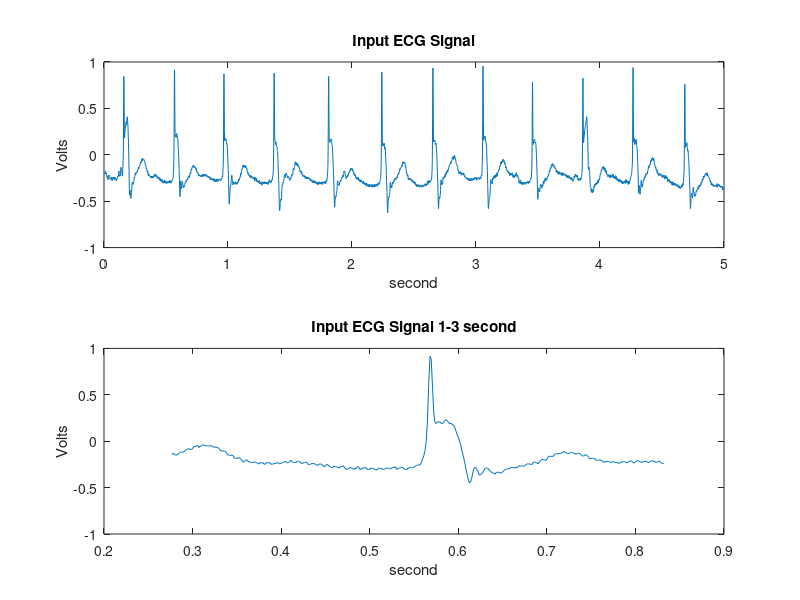
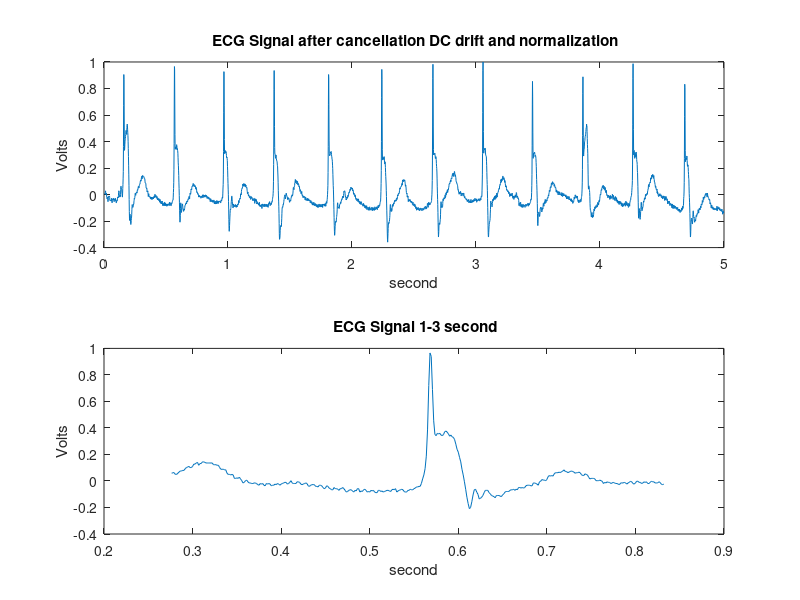
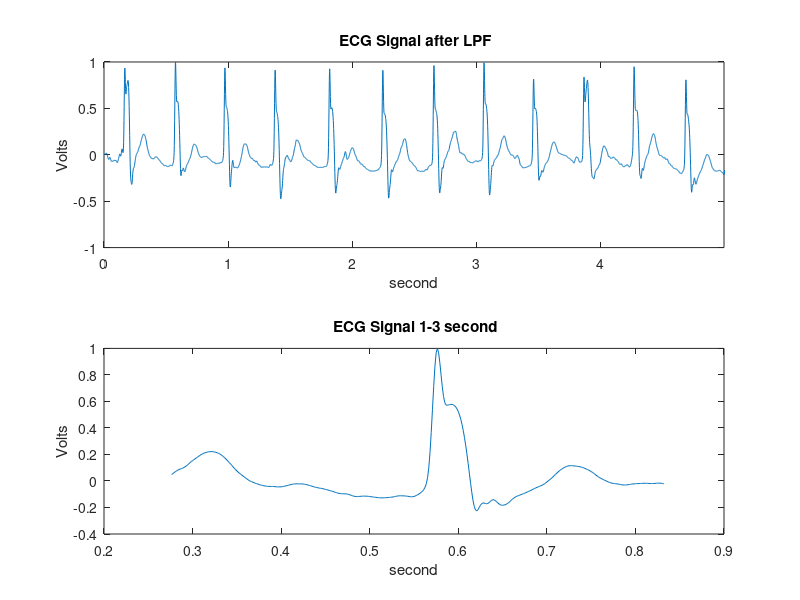
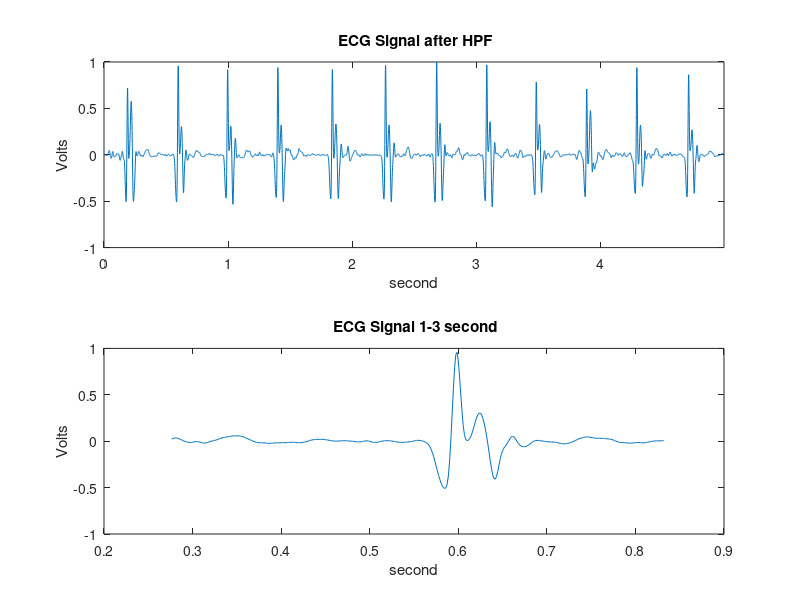

Source code (MATLAB) for these figures, in order:
clc
clear all
close all
% fid=fopen('aami3am_std.dat','r');
% ecg=fread(fid,65211,'uint16')';
% x1 = load('ecg3.dat'); % load the ECG signal from the file
% fs = 200; % Sampling rate
% load('aami3am.mat');
% x1 = ecg;
% x1 = val;
x1 = csvread('102_values.csv');
x1 = x1'
fs = 720;
N = length (x1); % Signal length
t = [0:N-1]/fs; % time index

figure(1)
subplot(2,1,1)
plot(t,x1)
xlabel('second');ylabel('Volts');title('Input ECG Signal')
subplot(2,1,2)
plot(t(200:600),x1(200:600))
xlabel('second');ylabel('Volts');title('Input ECG Signal 1-3 second')
%   xlim([1 3]);


x1 = x1 - mean (x1 );    % cancel DC conponents
x1 = x1/ max( abs(x1 )); % normalize to one

figure(2)
subplot(2,1,1)
plot(t,x1)
xlabel('second');ylabel('Volts');title(' ECG Signal after cancellation DC drift and normalization')
subplot(2,1,2)
plot(t(200:600),x1(200:600))
xlabel('second');ylabel('Volts');title(' ECG Signal 1-3 second')
%   xlim([1 3]);


% LPF (1-z^-6)^2/(1-z^-1)^2
b=[1 0 0 0 0 0 -2 0 0 0 0 0 1];
a=[1 -2 1];


h_LP=filter(b,a,[1 zeros(1,12)]); % transfer function of LPF

x2 = conv (x1 ,h_LP);
%x2 = x2 (6+[1: N]); %cancle delay
x2 = x2/ max( abs(x2 )); % normalize , for convenience .

figure(3)
subplot(2,1,1)
plot([0:length(x2)-1]/fs,x2)
xlabel('second');ylabel('Volts');title(' ECG Signal after LPF')
xlim([0 max(t)])
subplot(2,1,2)
plot(t(200:600),x2(200:600))
xlabel('second');ylabel('Volts');title(' ECG Signal 1-3 second')
%   xlim([1 3]);


% HPF = Allpass-(Lowpass) = z^-16-[(1-z^-32)/(1-z^-1)]
b = [-1 0 0 0 0 0 0 0 0 0 0 0 0 0 0 0 32 -32 0 0 0 0 0 0 0 0 0 0 0 0 0 0 1];
a = [1 -1];

h_HP=filter(b,a,[1 zeros(1,32)]); % impulse response iof HPF

x3 = conv (x2 ,h_HP);
%x3 = x3 (16+[1: N]); %cancle delay
x3 = x3/ max( abs(x3 ));

figure(4)
subplot(2,1,1)
plot([0:length(x3)-1]/fs,x3)
xlabel('second');ylabel('Volts');title(' ECG Signal after HPF')
xlim([0 max(t)])
subplot(2,1,2)
plot(t(200:600),x3(200:600))
xlabel('second');ylabel('Volts');title(' ECG Signal 1-3 second')
%   xlim([1 3]);


% Make impulse response
h = [-1 -2 0 2 1]/8;
% Apply filter
x4 = conv (x3 ,h);
x4 = x4 (2+[1: N]);
x4 = x4/ max( abs(x4 ));

figure(5)
subplot(2,1,1)
plot([0:length(x4)-1]/fs,x4)
xlabel('second');ylabel('Volts');title(' ECG Signal after Derivative')
subplot(2,1,2)
plot(t(200:600),x4(200:600))
xlabel('second');ylabel('Volts');title(' ECG Signal 1-3 second')
%   xlim([1 3]);


x5 = x4 .^2;
x5 = x5/ max( abs(x5 ));
figure(6)
subplot(2,1,1)
plot([0:length(x5)-1]/fs,x5)
xlabel('second');ylabel('Volts');title(' ECG Signal Squarting')
subplot(2,1,2)
plot(t(200:600),x5(200:600))
xlabel('second');ylabel('Volts');title(' ECG Signal 1-3 second')
%   xlim([1 3]);


% Make impulse response
h = ones (1 ,31)/31;
Delay = 15; % Delay in samples

% Apply filter
x6 = conv (x5 ,h);
x6 = x6 (15+[1: N]);
x6 = x6/ max( abs(x6 ));

figure(7)
subplot(2,1,1)
plot([0:length(x6)-1]/fs,x6)
xlabel('second');ylabel('Volts');title(' ECG Signal after Averaging')
subplot(2,1,2)
plot(t(200:600),x6(200:600))
xlabel('second');ylabel('Volts');title(' ECG Signal 1-3 second')
%   xlim([1 3]);


max_h = max(x6);
thresh = mean (x6 );
% poss_reg =(x6>thresh*max_h)';
poss_reg =(x6>thresh*max_h);

figure (8)
subplot(2,1,1)
hold on
plot (t(200:600),x1(200:600)/max(x1))
box on
xlabel('second');ylabel('Integrated')
%   xlim([1 3])

subplot(2,1,2)
plot (t(200:600),x6(200:600)/max(x6))
xlabel('second');ylabel('Integrated')
%   xlim([1 3])

left = find(diff([0 poss_reg])==1);
right = find(diff([poss_reg 0])==-1);

left=left-(6+16);  % cancel delay because of LP and HP
right=right-(6+16);% cancel delay because of LP and HP

for i=1:length(left)
    [R_value(i) R_loc(i)] = max( x1(left(i):right(i)) );
    R_loc(i) = R_loc(i)-1+left(i); % add offset
    
    [Q_value(i) Q_loc(i)] = min( x1(left(i):R_loc(i)) );
    Q_loc(i) = Q_loc(i)-1+left(i); % add offset
    
    [S_value(i) S_loc(i)] = min( x1(left(i):right(i)) );
    S_loc(i) = S_loc(i)-1+left(i); % add offset
    
end

% there is no selective wave
Q_loc=Q_loc(find(Q_loc~=0));
R_loc=R_loc(find(R_loc~=0));
S_loc=S_loc(find(S_loc~=0));

figure
subplot(2,1,1)
title('ECG Signal with R points');
plot (t,x1/max(x1) , t(R_loc) ,R_value , 'r^', t(S_loc) ,S_value, '*',t(Q_loc) , Q_value, 'o');
legend('ECG','R','S','Q');
subplot(2,1,2)
plot (t,x1/max(x1) , t(R_loc) ,R_value , 'r^', t(S_loc) ,S_value, '*',t(Q_loc) , Q_value, 'o');
%   xlim([1 3]);
